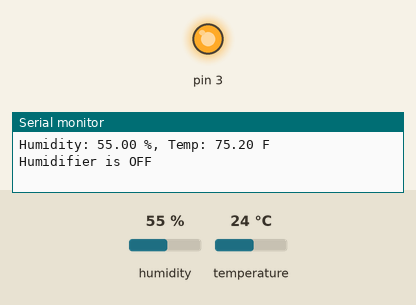
Recording of a sketch running on a simulated Arduino Uno, built with avr-gcc and run on an emulated ATmega328P. Parts: output pins drawn as LEDs (lit = HIGH), the last lines printed to the serial monitor. Inputs (shaded band) come from the test bench; at power-on: humidity 55 %, temperature 24 °C.

Above: at 0.1 s.
At 61.3 s:
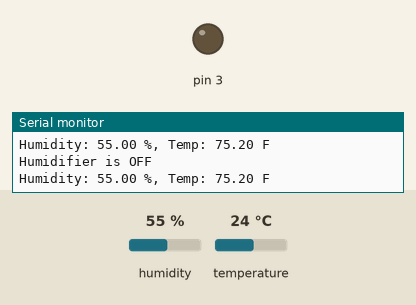
Timing chart, 0 to 124.0 s (numbered marks = the images above):
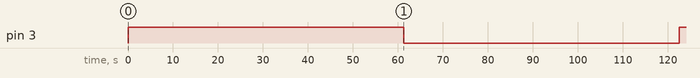

The sketch:

humidity.ino
```cpp
#include "Adafruit_HTU21DF.h"
// #include <DHT.h>


class HumidityController
{
  const float _onIfBelow;
  const float _offIfAbove;
  const unsigned long _maxRunMs;
  const unsigned long _waitMs;
  const int _pin;
  long _offMs;
  long _triggeredMs;

  void turn_on()
  {
    digitalWrite(_pin, LOW);
    _triggeredMs = millis();
    _offMs = 0;
  }
  void turn_off()
  {
    digitalWrite(_pin, HIGH);
    _triggeredMs = 0;
    _offMs= millis();
  }
  public:
    HumidityController(float onIfBelow, float offIfAbove, unsigned long maxRunMs, unsigned long waitMs, int pin)
    : _onIfBelow(onIfBelow), _offIfAbove(offIfAbove), _maxRunMs(maxRunMs), _waitMs(waitMs), _pin(pin),
    _offMs(0), _triggeredMs(0)
    {
      _offMs = millis();
      pinMode(_pin, OUTPUT);
      turn_off();
    }
    bool is_on() const
    {
      return _triggeredMs != 0;
    }
    void control(float humidity)
    {
      unsigned long now = millis();

      if (_triggeredMs)
      {
        // it's on - see if we can turn it off
        if (humidity >= _offIfAbove || (now-_triggeredMs) >= _maxRunMs)
        {
          Serial.println("Turning off humidifier");
          turn_off();
        }
      }
      else if (now - _offMs >= _waitMs && humidity <= _onIfBelow)
      {
        Serial.println("Turning on humidifier");
        turn_on();
      }
    }
};

HumidityController humidityController(90, 95, 60000, 60000, 3);

/*
#define DHTPIN 2     // what pin we're connected to
#define DHTTYPE DHT22   // DHT 22  (AM2302)
DHT sensor(DHTPIN, DHTTYPE); //// Initialize DHT sensor for normal 16mhz Arduino
*/
Adafruit_HTU21DF sensor;


void setup()
{
  Serial.begin(9600);
  if (!sensor.begin()) {
    Serial.println("Couldn't find sensor!");
    delay(1000);
  }
}

void loop()
{
    float hum = sensor.readHumidity();
    float temp = sensor.readTemperature() * 9.0/5 + 32;

    Serial.print("Humidity: ");
    Serial.print(hum);
    Serial.print(" %, Temp: ");
    Serial.print(temp);
    Serial.println(" F");
    humidityController.control(hum);
    Serial.print("Humidifier is ");
    Serial.println(humidityController.is_on() ? "ON" : "OFF");
    delay(2000); //Delay 2 sec.
}
```

Measured:
- by itself, pin 3: HIGH → LOW at 61.3 s, → HIGH 61.3 s later
